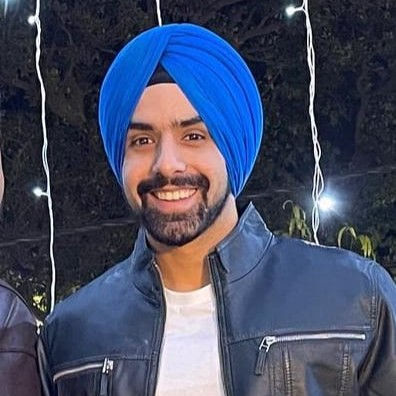
%> input picture Angad.jfif, 396 x 396 px
$ octave --eval "xg_seg_face;"   (GNU Octave 9; MATLAB toolbox functions it lacks are replaced by stand-ins)
%> lines starting %> are read from the running program, lines starting %| are printed output that depends on the picture
function xg_seg_face()

im = imread('Angad.jfif');
%> im is the input picture: size 396x396x3 uint8; mean R, G, B 69.4, 75.9, 99.6

r_th=10;
g_th=10;
b_th=10;
bright=200;
[row, col, dim] = size(im)
%> row = 396; col = 396; dim = 3

im_seg = zeros(row,col, dim);

for i=1: row
    for j=1:col,
        if abs(im(i,j,1)-220)<r_th & abs(im(i,j,2)-187)<g_th ...
                & (abs(im(i,j,3)-165)<b_th)
            im_seg(i,j,1:3) = im(i,j,1:3);
        end

        if im(i,j,1)>bright & im(i,j,2)>bright & im(i,j,3)>bright
            im_seg(i,j,1:3) = im(i,j,1:3);
        end
    end
end
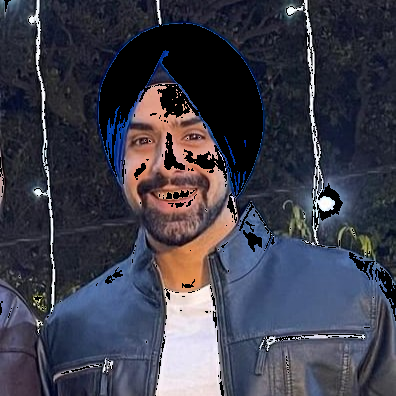
%> im_seg: size 396x396x3 double; mean R, G, B 62.3, 62.6, 76

im_seg2= imbinarize(im_seg);
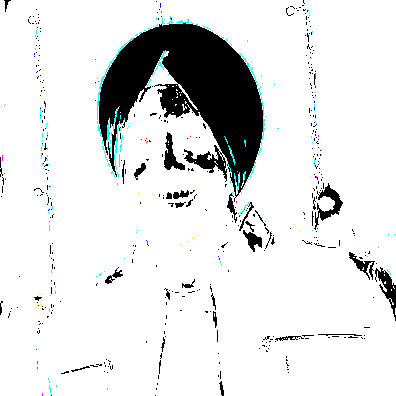
%> im_seg2: size 396x396x3 logical; mean R, G, B 0.882, 0.887, 0.888
im_seg3 = imfill(im_seg2,'holes');

figure(1),
subplot(1,3,2),imshow(uint8(im_seg)); title('Segmented')
subplot(1,3,3),imshow(uint8(im_seg)); title('Segmented-no-holes')
subplot(1,3,1),imshow(im); title('Original')
